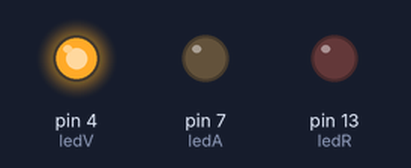
This sketch was run on a simulated Arduino Uno, built with avr-gcc and run on an emulated ATmega328P. On the bench: output pins drawn as LEDs (lit = HIGH).

Above: at 2.5 s.
At 5.5 s:
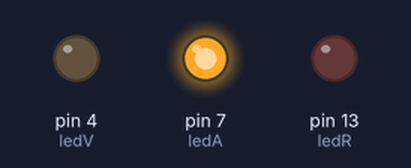
At 6.5 s:
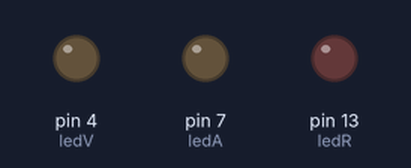
At 10.5 s:
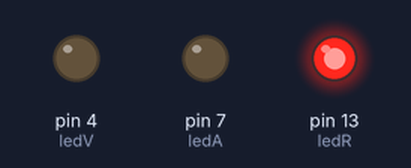
Timing chart, 0 to 16.9 s (numbered marks = the images above):
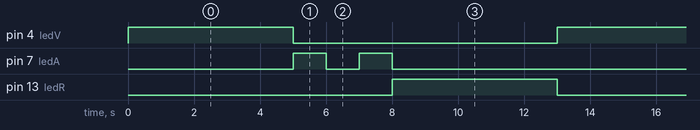

The sketch:

Practica1.ino
```cpp
const int ledR=13;
const int ledA=7;
const int ledV=4;

void setup()
{
  pinMode(ledR, OUTPUT);
  pinMode(ledA, OUTPUT);
  pinMode(ledV, OUTPUT);

}

void loop()
{
  digitalWrite(ledR, LOW);
  digitalWrite(ledA, LOW);
  digitalWrite(ledV, HIGH);
  delay(5000); // Wait for 1000 millisecond(s)
  digitalWrite(ledR, LOW);
  digitalWrite(ledA, HIGH);
  digitalWrite(ledV, LOW);
  delay(1000); // Wait for 1000 millisecond(s)
  digitalWrite(ledR, LOW);
  digitalWrite(ledA, LOW);
  digitalWrite(ledV, LOW);
  delay(1000); // Wait for 1000 millisecond(s)
  digitalWrite(ledR, LOW);
  digitalWrite(ledA, HIGH);
  digitalWrite(ledV, LOW);
  delay(1000); // Wait for 1000 millisecond(s)
  digitalWrite(ledR, HIGH);
  digitalWrite(ledA, LOW);
  digitalWrite(ledV, LOW);
  delay(5000); // Wait for 1000 millisecond(s)
}
```

Measured:
- by itself, pin 4 (ledV), pin 13 (ledR): alternates HIGH for 5.0 s and LOW for 8.0 s
- by itself, pin 7 (ledA): repeats every 13.0 s: LOW 1.0 s, HIGH 1.0 s, LOW 10.0 s, HIGH 1.0 s
- by itself, everything shown: repeats every 13.0 s, in 5 steps
